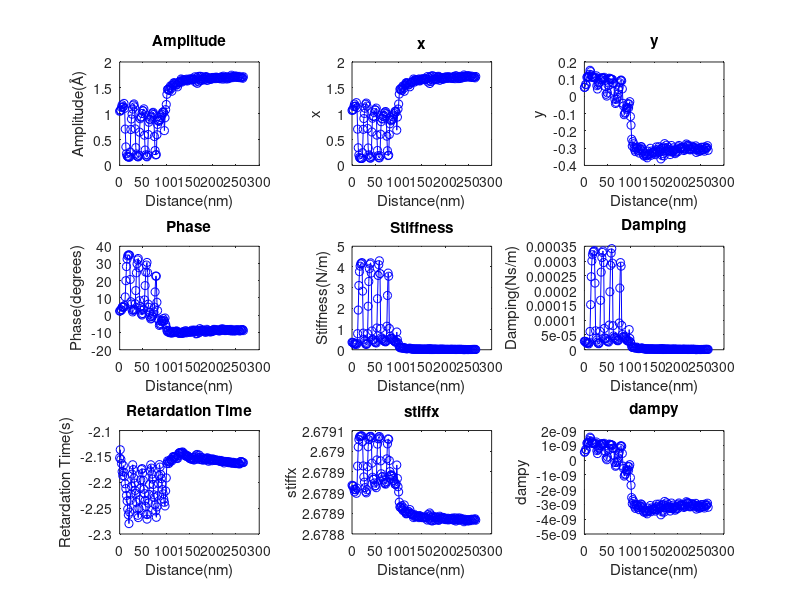

Reproduce this figure in MATLAB.
% Tiny code for corercting the phase discontinuities in the phase grabbing From the Lockin.
% The discontinuities arrise if the phase of our system exceeds the upper limit of arctan(Y/X) which is 90 degrees.

clear all
%% Experimental constants

Int_sensitivity = 39.73;           	% in mv/A
opamp_gain = 12;
scanner_calib = 22.27;              % nm/V
lockin_sens = 100;                  % in mv

cantilever_stiffness = 0.8486;          % in N/m
free_amplitude = 1.1;                % in Amstrongs
drive_frequency = 2000*2*pi;            % in Hz

npoints = 80;                       % uptil what point do we need to correct the phase data
phasecutoff = -0.139;               % the cutoff point below which the phase would be take to the positive side
datacutoff =115;                    % to trim the redundant part in free amplitude 

density = 2329;                     %density of material of cantilever
area = 8750e-12;                        %surface area of cantilever
cantilever_length = 250e-006;      %length of cantilver SI units

offset_phase = -10*pi/180;
%% Removing the approach values and rescaling the z_voltage values and converting to nanometers

% trimm all the arrays to remove approach z values.

a= importdata('_0x4__data.txt');
b = a.('data');

z = b(:,1);
totlength = length(z);

approach_count = 0;

for i = 1: (totlength-1)
    if (z(i) > z(i+1))
        approach_count = approach_count+1;
    end
end

% count;
% plot(z)

for i=1:approach_count
    b(1,:) = [];
end

% for i = datacutoff:length(b)
%     b(datacutoff,:) = [];
% end

%length(b)

%% data allocation

z_volt = b(:,1);
x = b(:,7)*(lockin_sens/(Int_sensitivity*10));
y = b(:,8)*(lockin_sens/(Int_sensitivity*10));

amplitude = b(:,2)*(lockin_sens/(Int_sensitivity*10));
phase = b(:,3);                        % Third column is the Phase.
DC = b(:,4);

% true_x = x;
% true_y = y;

 true_x = x/cos(offset_phase);
 true_y = y - y*sin(offset_phase);

z_dist = (z_volt - min(z_volt) )* (scanner_calib * opamp_gain) ; 


%% Stiffness and Damping calculation   


stiffness = double(cantilever_stiffness* ((free_amplitude./amplitude).*(cos(phase)) -1)); 
stiffness = stiffness - min(stiffness);

damping = double(cantilever_stiffness * (1.0) * ((free_amplitude./(amplitude.*(drive_frequency))) .* (sin((pi/2)-phase)))) ;
damping = damping- min(damping);



stiffx = double((-1)*(((0.666*cantilever_stiffness * cantilever_length).*true_x./free_amplitude)- 0.333*density*10*area*cantilever_length*drive_frequency*drive_frequency));
%stiffx = stiffx - min(stiffx);

lever_damping = 10e-006;
dampy = double(0.666*cantilever_stiffness*cantilever_length.*true_y./(free_amplitude.*drive_frequency));%- (0.333*lever_damping*cantilever_length));
%dampy = dampy- min(dampy);

retardation_time = double(dampy./(stiffx));



%% Plotting

phase = phase .* (180/pi); %converted phase to degrees

subplot(3,3,1)
plot(z_dist,amplitude,'o-b')
title('Amplitude')
xlabel('Distance(nm)')  
ylabel('Amplitude(Å)')


subplot(3,3,2)
plot(z_dist,true_x,'o-b')
title('x')
xlabel('Distance(nm)')
ylabel('x')


subplot(3,3,3)
plot(z_dist,true_y,'o-b')
title('y')
xlabel('Distance(nm)')
ylabel('y')


subplot(3,3,4)
plot(z_dist,phase,'o-b')
title('Phase')
xlabel('Distance(nm)')
ylabel('Phase(degrees)')


subplot(3,3,5)
plot(z_dist,stiffness,'o-b')
title('Stiffness')
xlabel('Distance(nm)') 
ylabel('Stiffness(N/m)')


subplot(3,3,6)
plot(z_dist,damping,'o-b')
title('Damping')
xlabel('Distance(nm)')
ylabel('Damping(Ns/m)')


subplot(3,3,7)
plot(z_dist,DC,'o-b')
title('Retardation Time')
xlabel('Distance(nm)')
ylabel('Retardation Time(s)')


subplot(3,3,8)
plot(z_dist,stiffx,'o-b')
title('stiffx')
xlabel('Distance(nm)')
ylabel('stiffx')


subplot(3,3,9)
plot(z_dist,dampy,'o-b')
title('dampy')
xlabel('Distance(nm)')
ylabel('dampy')

